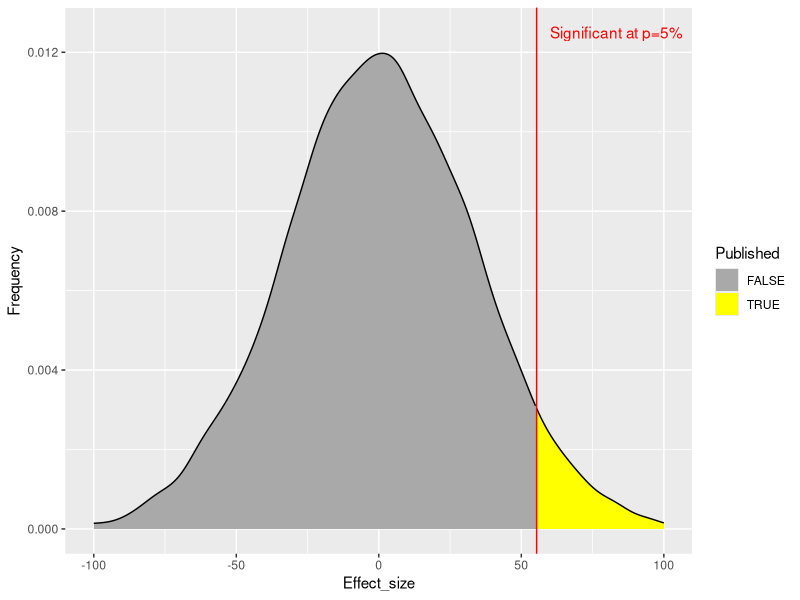
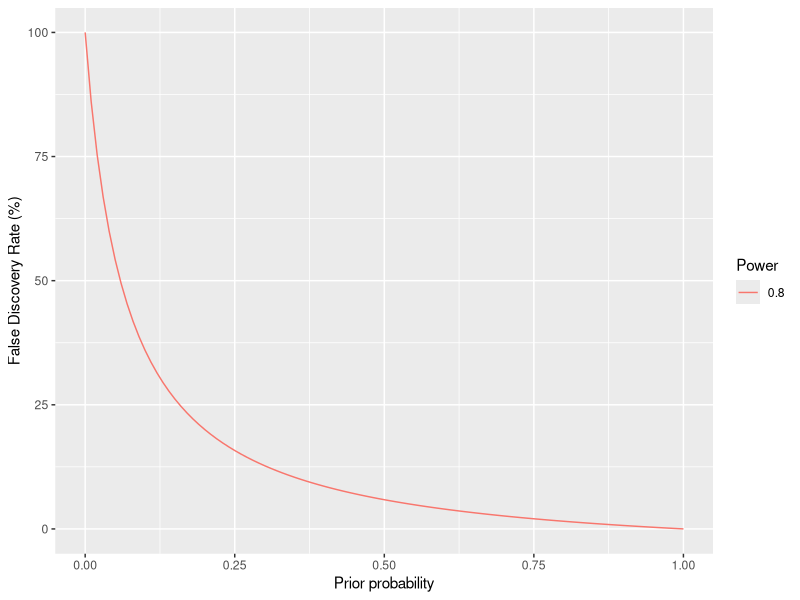
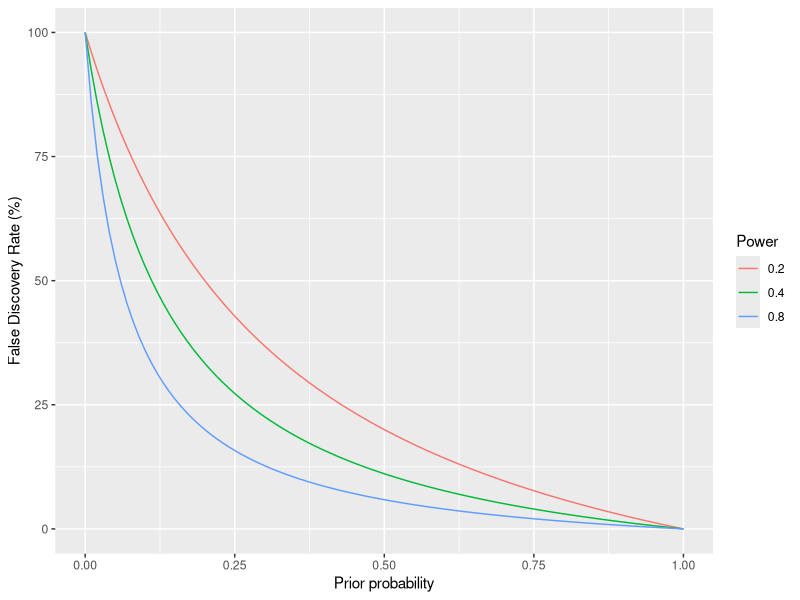
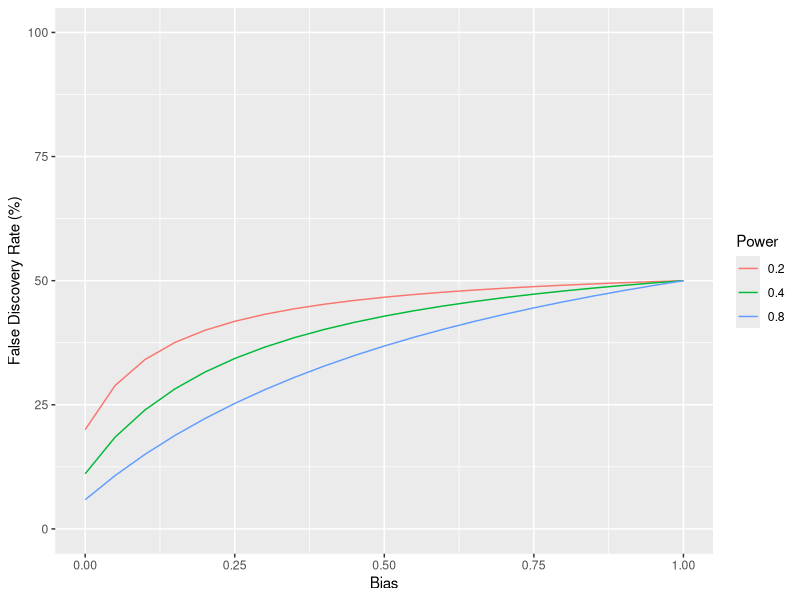

These figures' R source, in order:
## ---- chunk 1
library(data.table)
library(ggplot2)
## ---- chunk 2
library(magrittr)
library(dplyr)
library(ggplot2)

y <- rnorm(10000, 0, 33)
# hist(y)
cutoff <- quantile(y, probs = 0.95)

df_dens <- density(y, from = -100, to = 100) %$% 
  data.frame(x = x, y = y) %>% 
  mutate(area = x >= cutoff)
names(df_dens) <- c("Effect_size", "Frequency", "Published")
p <- ggplot(data = df_dens, aes(x = Effect_size, ymin = 0, ymax = Frequency, fill = Published)) +
  geom_ribbon() +
  scale_fill_manual(values = c("dark grey", "yellow")) +
  geom_line(aes(y = Frequency)) +
  geom_vline(xintercept = cutoff, colour = "red") +
  annotate(geom = 'text', x = cutoff, y = 0.0125, colour = "red", label = 'Significant at p=5%', hjust = -0.1)
print(p)
## ---- chunk 3
alpha <- 0.05
v_power <- c(0.2, 0.4, 0.8)
v_prior <- seq(from = 0, to = 1, by = 0.01)
v_bias  <- seq(from = 0, to = 1, by = 0.05)
dt <- as.data.table(expand.grid(power = v_power, prior = v_prior, u = v_bias))

# expected fdr, from Colquhoun 2014
dt[, ppv := (prior * power)  / (prior * power  + alpha * (1 - prior))]
dt[, fdr := 1 - ppv]

# without bias, from Ioannidis 2005
dt[, R := prior / (1- prior)] # prior odds
# dt[, PPV := power * R / (R - (1 - power) * R + alpha)]
# with bias, u, from Ioannidis 2005
dt[, ppv_u := (power * R + u * (1- power) * R) / 
  (R + alpha - (1 - power) * R + u - u * alpha + u * (1 - power) * R)]
dt[, fdr_u := 1 - ppv_u]

p <- ggplot(dt[power == 0.8], aes(prior, fdr*100, colour = as.factor(power), group = power))
p <- p + geom_line() + ylim(0, 100)
p <- p + xlab("Prior probability") + ylab("False Discovery Rate (%)")
# add legend title
p <- p + scale_color_discrete(name = "Power")
p
## ---- chunk 4
p <- ggplot(dt, aes(prior, fdr*100, colour = as.factor(power), group = power))
p <- p + geom_line() + ylim(0, 100)
p <- p + xlab("Prior probability") + ylab("False Discovery Rate (%)")
# add legend title
p <- p + scale_color_discrete(name = "Power")
p
## ---- chunk 5
p <- ggplot(dt[prior == 0.5], aes(u, fdr_u*100, colour = as.factor(power), group = power))
p <- p + geom_line() + ylim(0, 100) + xlim(0, 1)
p <- p + xlab("Bias") + ylab("False Discovery Rate (%)")
p <- p + scale_color_discrete(name = "Power")
#p <- p + facet_wrap(~ power, ncol = 1)
p
